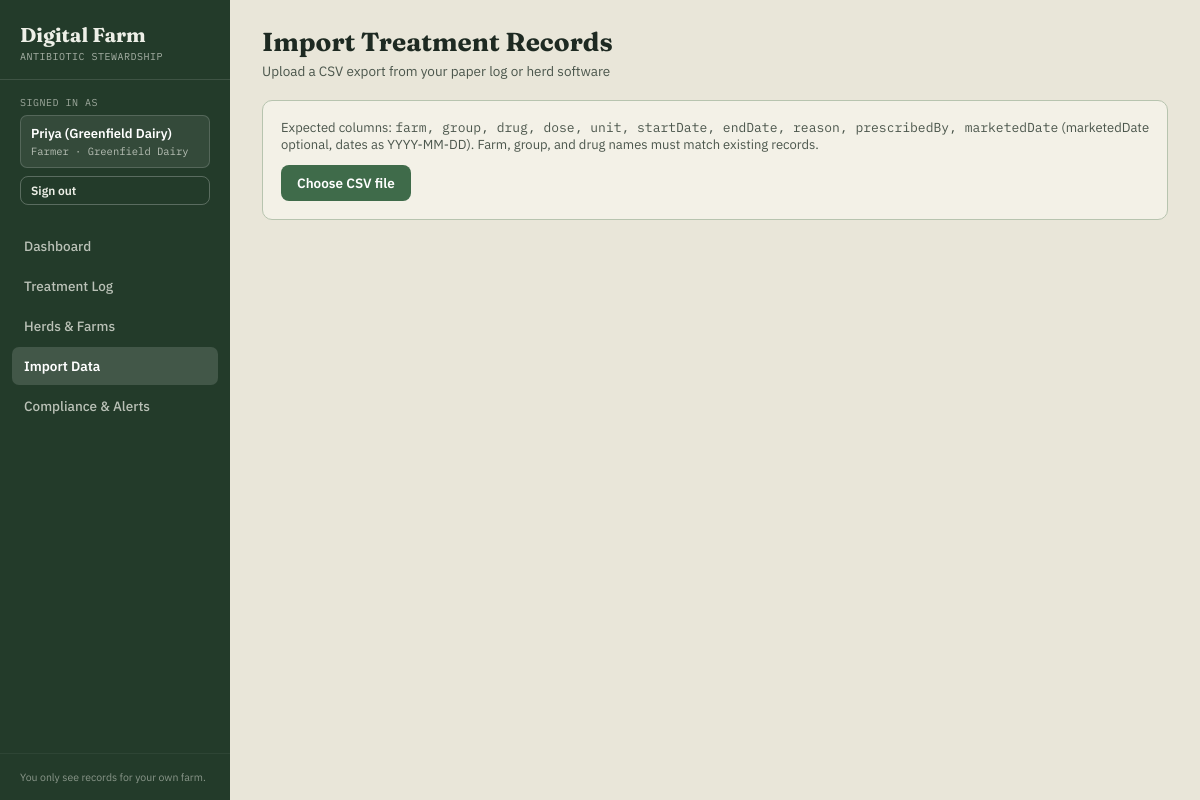
/upload (signed in), run on the app's committed database.
### models.py (models this page shows, shortened)
class User(db.Model):
    id = db.Column(db.Integer, primary_key=True)
    username = db.Column(db.String(80), nullable=False, unique=True)
    password_hash = db.Column(db.String(255), nullable=False)
    display_name = db.Column(db.String(120), nullable=False)
    role = db.Column(db.String(20), nullable=False)  # 'farmer' | 'vet' | 'regulator'
    farm_id = db.Column(db.Integer, db.ForeignKey("farm.id"), nullable=True)
    farm = db.relationship("Farm")

class Farm(db.Model):
    id = db.Column(db.Integer, primary_key=True)
    name = db.Column(db.String(120), nullable=False)
    location = db.Column(db.String(120))
    species = db.Column(db.String(120))
    groups = db.relationship("Group", backref="farm", cascade="all, delete-orphan")

### app.py (the view)
@app.get("/upload")
@login_required
def upload_view():
    redir = guard_tab("upload")
    if redir:
        return redir
    return render_template("upload.html", tab="upload")

### app.py (called while the page is built)
def current_user():
    uid = session.get("user_id")
    if not uid:
        return None
    return User.query.get(uid)

def current_role():
    u = current_user()
    return u.role if u else None

def login_required(view):
    @functools.wraps(view)
    def wrapped(*args, **kwargs):
        if not current_user():
            return redirect(url_for("login", next=request.path))
        return view(*args, **kwargs)
    return wrapped

def guard_tab(tab):
    if tab not in ROLES[current_role()]["tabs"]:
        flash("Your role doesn't have access to that page.", "error")
        return redirect(url_for("dashboard"))
    return None

@app.context_processor
def inject_nav():
    user = current_user()
    if not user:
        return dict(roles=ROLES, current_role=None, tab_labels=TAB_LABELS, allowed_tabs=[], current_user=None,
                    permissions=PERMISSIONS)
    return dict(
        roles=ROLES, current_role=user.role, tab_labels=TAB_LABELS,
        allowed_tabs=ROLES[user.role]["tabs"], current_user=user,
        permissions=PERMISSIONS,
    )

### templates/upload.html (shortened to what this page needs)
{% extends "base.html" %}
{% block content %}
<div class="section-header">
  <div>
    <h1 class="section-title">Import Treatment Records</h1>
    <div class="section-sub">Upload a CSV export from your paper log or herd software</div>
  </div>
</div>
<div class="panel" style="margin-bottom:18px;">
  <div style="font-size:13px; margin-bottom:12px; color:var(--ink-soft);">
    Expected columns: <code class="mono">farm, group, drug, dose, unit, startDate, endDate, reason, prescribedBy, marketedDate</code>
    (marketedDate optional, dates as YYYY-MM-DD). Farm, group, and drug names must match existing records.
  </div>
  <form method="post" enctype="multipart/form-data" action="{{ url_for('upload_csv') }}">
    <label class="dropzone">
      Choose CSV file
    </label>
  </form>
</div>
{% endblock %}

### templates/base.html (shortened to what this page needs)
<!DOCTYPE html>
<html lang="en">
<head>
<link rel="stylesheet" href="{{ url_for('static', filename='style.css') }}">
</head>
<body>
<div class="app-shell">
  <aside class="sidebar">
    <div class="brand">
      <div class="brand-title">Digital Farm</div>
      <div class="brand-sub">ANTIBIOTIC STEWARDSHIP</div>
    </div>
    {% if current_user %}
    <div class="role-form">
      <label class="role-label">SIGNED IN AS</label>
      <div class="account-card">
        <div class="account-name">{{ current_user.display_name }}</div>
        <div class="account-role">{{ roles[current_role].label }}{% if current_user.farm %} · {{ current_user.farm.name }}{% endif %}</div>
      </div>
      <form method="post" action="{{ url_for('logout') }}">
        <button class="btn btn-ghost btn-small" style="width:100%; margin-top:8px; color:#EDEFE7; border-color:rgba(255,255,255,.25);" type="submit">Sign out</button>
      </form>
    </div>
    <nav class="nav">
      {% for t in allowed_tabs %}
        <a href="{{ url_for(t + '_view') if t != 'dashboard' else url_for('dashboard') }}"
           class="nav-link {% if tab == t %}active{% endif %}">
          {{ tab_labels[t] }}
        </a>
      {% endfor %}
    </nav>
    <div class="sidebar-footer">
      {% if current_role == 'farmer' %}You only see records for your own farm.
      {% elif current_role == 'regulator' %}Read-only regulatory view — audit across every farm.
      {% else %}Full multi-farm access as a veterinarian.{% endif %}
    </div>
    {% endif %}
  </aside>
  <main class="main">
    {% block content %}{% endblock %}
  </main>
</div>
</body>
</html>

### static/style.css (style rules this page uses)
:root { --paper:#E9E6D9; --paper-raised:#F3F1E7; --ink:#1E2A22; --ink-soft:#4B564C; --pasture:#3F6B4A; --pasture-deep:#233B2A; --pasture-line:#B7C4AF; --amber:#C98A2C; --amber-soft:#F1DFB8; --rust:#A63D2F; --rust-soft:#F0D2C9; --slate:#4A6670; --slate-soft:#D8E1E3; }
* { box-sizing: border-box; }
body { margin:0; font-family:'IBM Plex Sans', sans-serif; background:var(--paper); color:var(--ink); }
.lam-mono, .mono { font-family:'IBM Plex Mono', monospace; }
.display, h1, h2, h3 { font-family:'Fraunces', serif; margin:0; }
.app-shell { display:flex; min-height:100vh; }
.sidebar { width:230px; background:var(--pasture-deep); color:#EDEFE7; display:flex; flex-direction:column; flex-shrink:0; }
.brand { padding:22px 20px 16px; border-bottom:1px solid rgba(255,255,255,0.12); }
.brand-title { font-family:'Fraunces', serif; font-size:20px; font-weight:700; }
.brand-sub { font-family:'IBM Plex Mono', monospace; font-size:10px; opacity:.65; margin-top:3px; letter-spacing:.5px; }
.role-form { padding:16px 20px; }
.role-label { display:block; font-family:'IBM Plex Mono', monospace; font-size:10px; opacity:.6; margin-bottom:6px; letter-spacing:.5px; }
.account-card { background:rgba(255,255,255,.08); border:1px solid rgba(255,255,255,.16); border-radius:7px; padding:9px 10px; }
.account-name { font-size:13px; font-weight:600; color:#fff; }
.account-role { font-family:'IBM Plex Mono', monospace; font-size:10.5px; opacity:.7; margin-top:2px; }
.nav { padding:6px 12px; display:flex; flex-direction:column; gap:2px; flex:1; }
.nav-link { display:block; padding:10px 12px; border-radius:7px; color:rgba(237,239,231,.75); text-decoration:none; font-size:13.5px; font-weight:500; }
.nav-link.active { background:rgba(255,255,255,.14); color:#fff; font-weight:600; }
.sidebar-footer { padding:16px 20px; font-size:10.5px; opacity:.5; border-top:1px solid rgba(255,255,255,.1); }
.main { flex:1; padding:26px 32px; max-width:1200px; }
.section-header { display:flex; justify-content:space-between; align-items:flex-end; margin-bottom:20px; flex-wrap:wrap; gap:12px; }
.section-title { font-size:26px; font-weight:700; }
.section-sub { font-size:13.5px; color:var(--ink-soft); margin-top:4px; }
.panel { background:var(--paper-raised); border:1px solid var(--pasture-line); border-radius:10px; padding:18px; }
.btn { display:inline-flex; align-items:center; gap:6px; cursor:pointer; padding:9px 16px; border-radius:8px; font-size:13.5px; font-weight:600; font-family:inherit; border:1px solid var(--pasture); background:var(--pasture); color:#fff; text-decoration:none; }
.btn-ghost { background:transparent; color:var(--pasture-deep); border:1px solid var(--pasture-line); }
.btn-small { padding:6px 10px; font-size:12px; }
.dropzone { display:inline-flex; align-items:center; gap:8px; cursor:pointer; background:var(--pasture); color:#fff; padding:9px 16px; border-radius:8px; font-size:13.5px; font-weight:600; }

### data on the page
User: display_name "Priya (Greenfield Dairy)", role "Farmer"
Farm: farm.name "Greenfield Dairy"

### other printed values
{{ tab_labels[t] }} "Dashboard" "Treatment Log" "Herds & Farms" "Import Data" "Compliance & Alerts"
